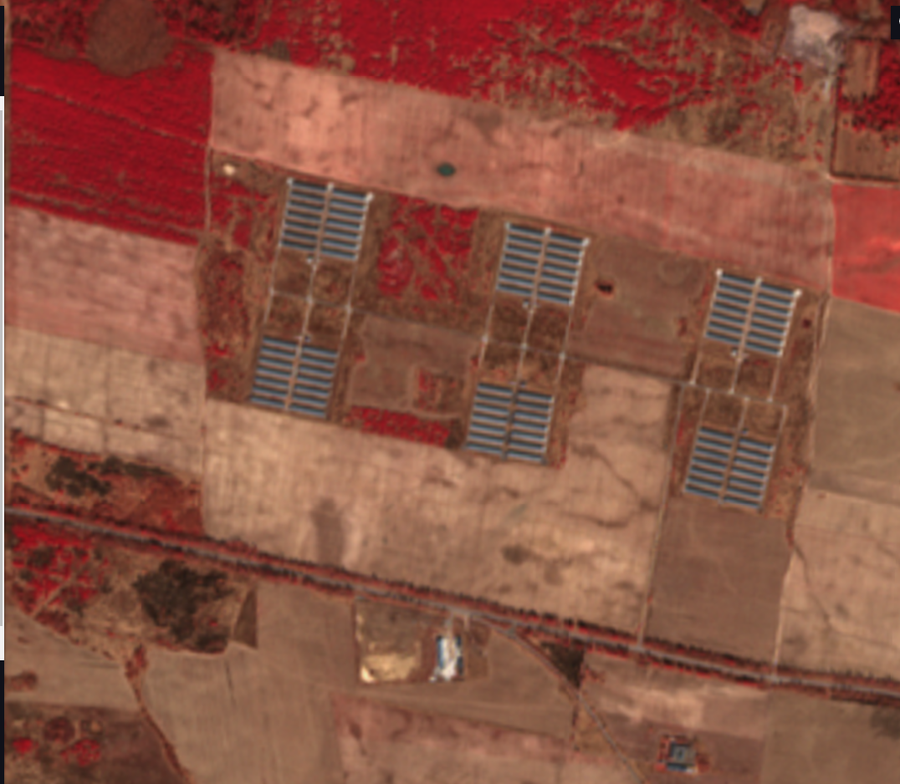
#> input picture 8-lab/imgs/raw1.png, 900 x 784 px, shrunk from 1076 x 938 before the run
$ python -i segmentation.py   (imports and definitions only)
#> lines starting #> are read from the running program, lines starting #| are printed output that depends on the picture
#> further down, picture is the input picture: shape (784, 900, 3); mean B, G, R 66.7, 83, 138
import numpy as np
import cv2
from scipy import ndimage


def robert(img):
  img_gray = cv2.cvtColor(img, cv2.COLOR_BGR2GRAY)
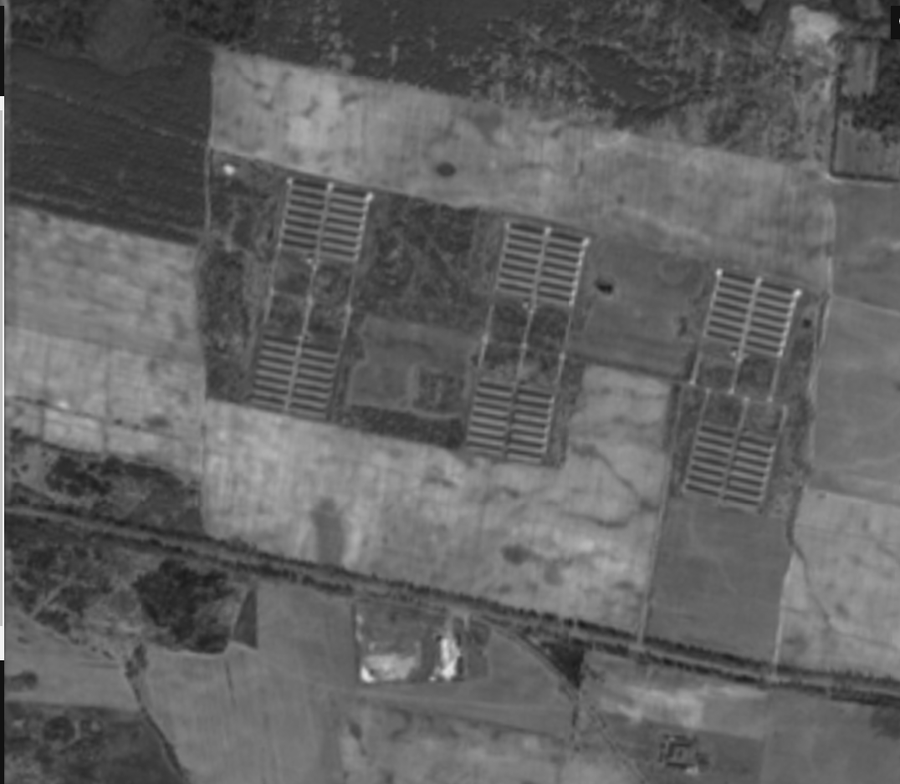
#> img_gray: shape (784, 900); min 1, max 255, mean 97.6
  imgf = img_gray.astype('float64') / 255
  vertical = ndimage.convolve(imgf, np.array([[1, 0], [0, -1]]))
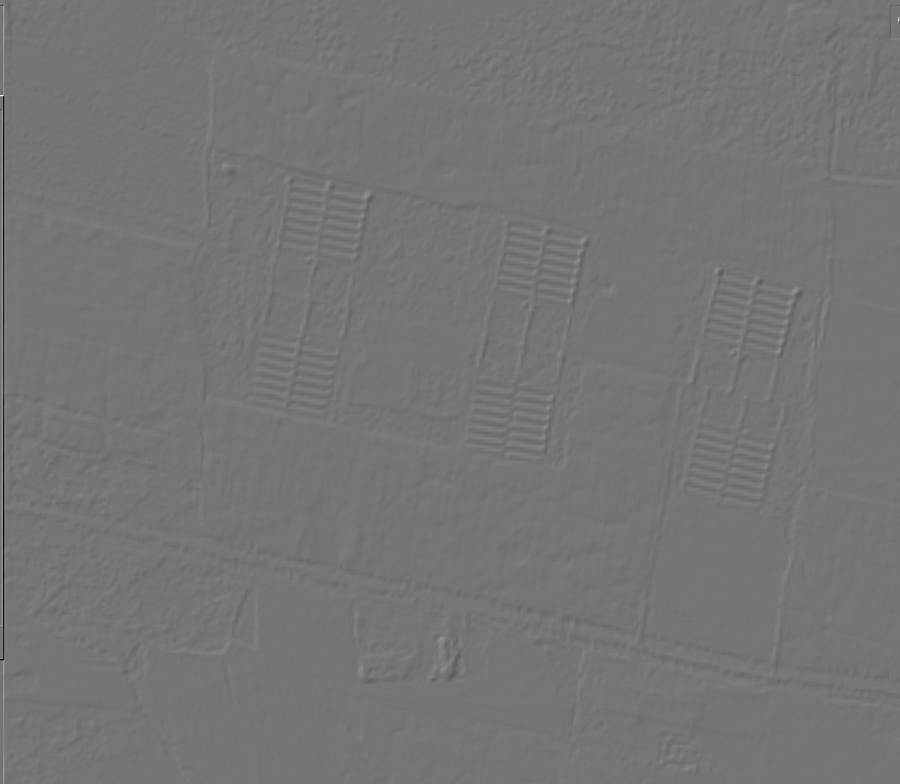
#> vertical: shape (784, 900) float64; min -0.729, max 0.855, mean 7.84e-06; drawn with min black and max white
  horizontal = ndimage.convolve(imgf, np.array([[0, 1], [-1, 0]]))
  edged_img = np.sqrt(np.square(horizontal) + np.square(vertical))
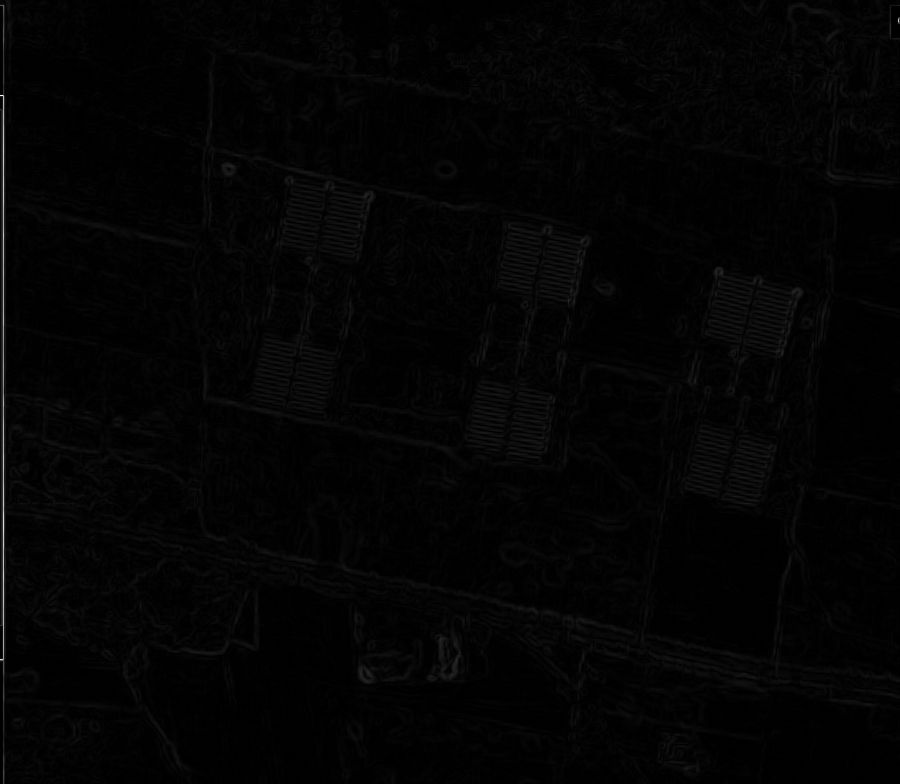
#> edged_img: shape (784, 900) float64; min 0, max 1.18, mean 0.019; drawn with min black and max white
  return edged_img * 255


def otsu(img):
  gray = cv2.cvtColor(img, cv2.COLOR_BGR2GRAY)
  _, thresh = cv2.threshold(gray, 0, 255, cv2.THRESH_BINARY_INV + cv2.THRESH_OTSU)
  return thresh


def kmeans(img):
  k = 2
  attempts = 10
  criteria = (cv2.TERM_CRITERIA_EPS + cv2.TERM_CRITERIA_MAX_ITER, 10, 1)

  img_cvt = cv2.cvtColor(img, cv2.COLOR_BGR2RGB)
  twoDimage = np.float32(img_cvt.reshape((-1, 3)))
  _, label, center = cv2.kmeans(twoDimage, k, None, criteria, attempts, cv2.KMEANS_PP_CENTERS)
  center = np.uint8(center)
  return center[label.flatten()].reshape(img_cvt.shape)

>>> import cv2
>>> picture = cv2.imread('imgs/raw1.png')
>>> result = robert(picture)

$ run again, on 8-lab/imgs/ref1.png
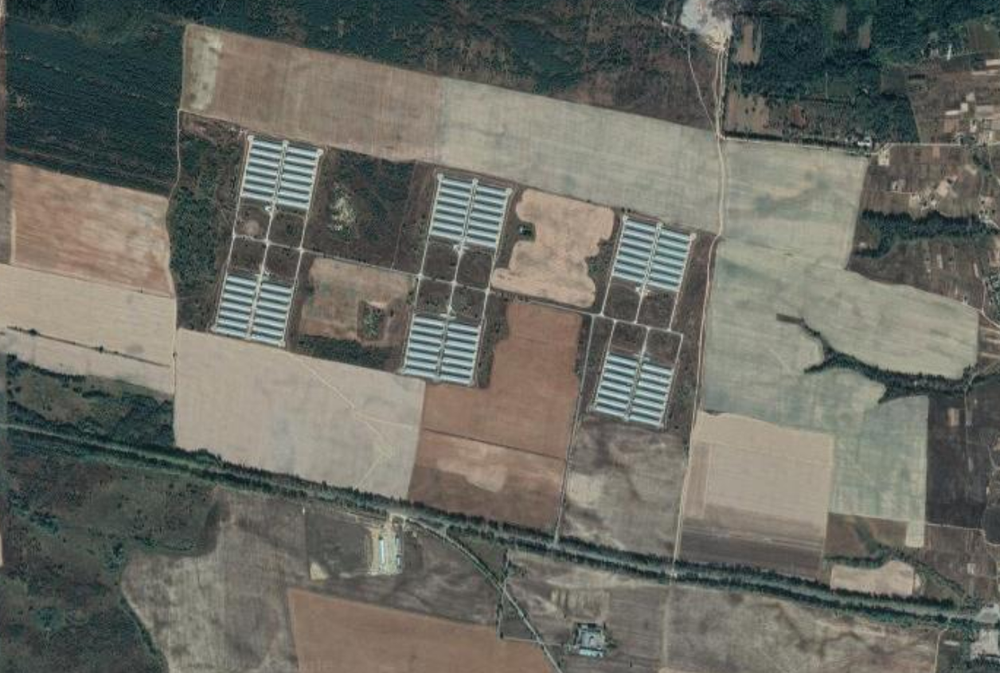
#> input picture 8-lab/imgs/ref1.png, 1000 x 673 px, shrunk from 1256 x 845 before the run
#> picture is the input picture: shape (673, 1000, 3); mean B, G, R 98.6, 106.4, 106
#> in robert, `horizontal = ndimage.convolve(imgf, np.array([[0, 1], [-1, 0]]))`:
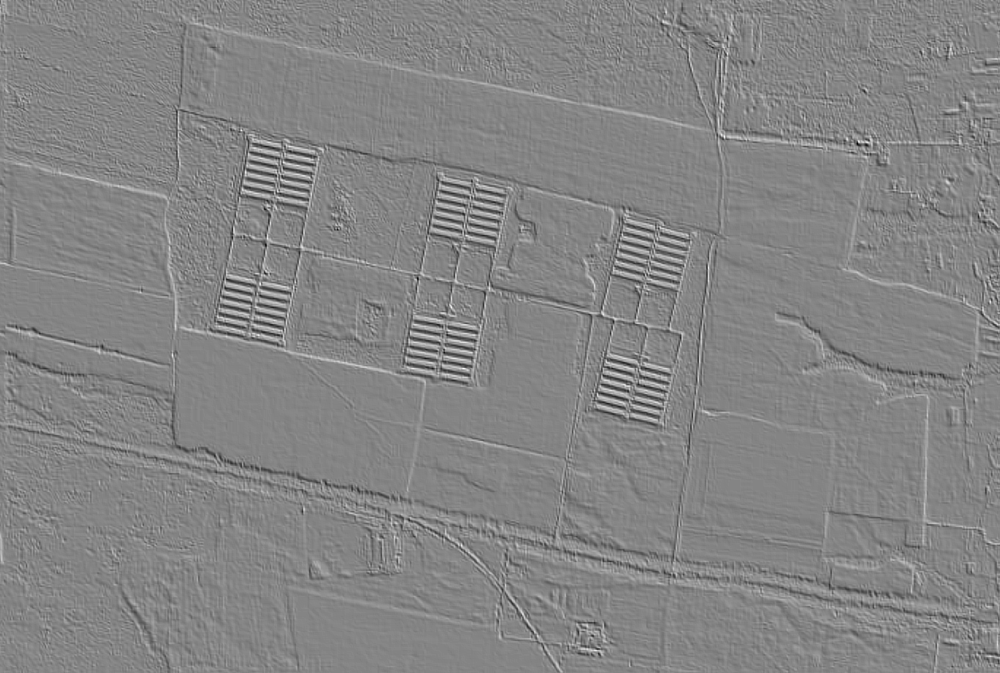
#> horizontal: shape (673, 1000) float64; min -0.392, max 0.361, mean 0.000326; drawn with min black and max white
#> in robert, `edged_img = np.sqrt(np.square(horizontal) + np.square(vertical))`:
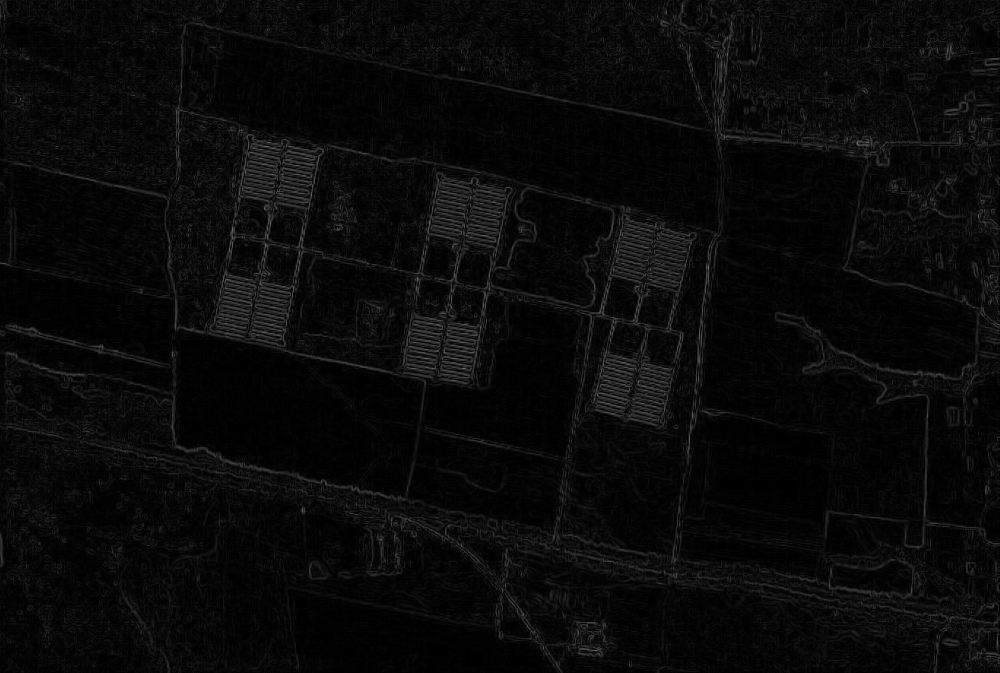
#> edged_img: shape (673, 1000) float64; min 0, max 0.435, mean 0.0389
